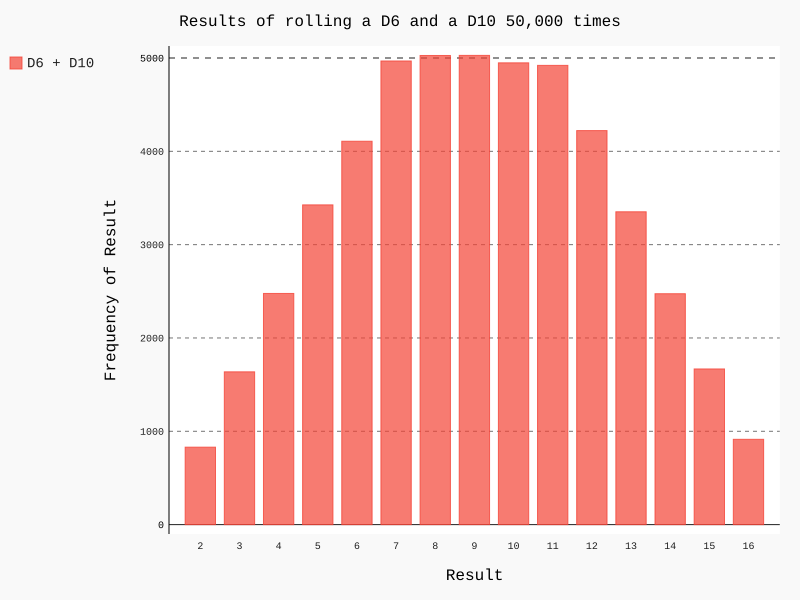

The script that drew this image:
import pygal
from die import Die



die_1 = Die()
die_2 = Die(10)

results =[die_1.roll() + die_2.roll() for roll_num in range(50000)]

max_result = die_1.num_sides + die_2.num_sides
frequencies = [results.count(value) for value in range(2, max_result+1)]


hist = pygal.Bar()
hist.title= "Results of rolling a D6 and a D10 50,000 times"
hist.x_labels = [str(i) for i in range(2,17)]
hist.x_title = "Result"
hist.y_title ="Frequency of Result"

hist.add('D6 + D10', frequencies)
hist.render_to_file('dice_visual.svg')    
